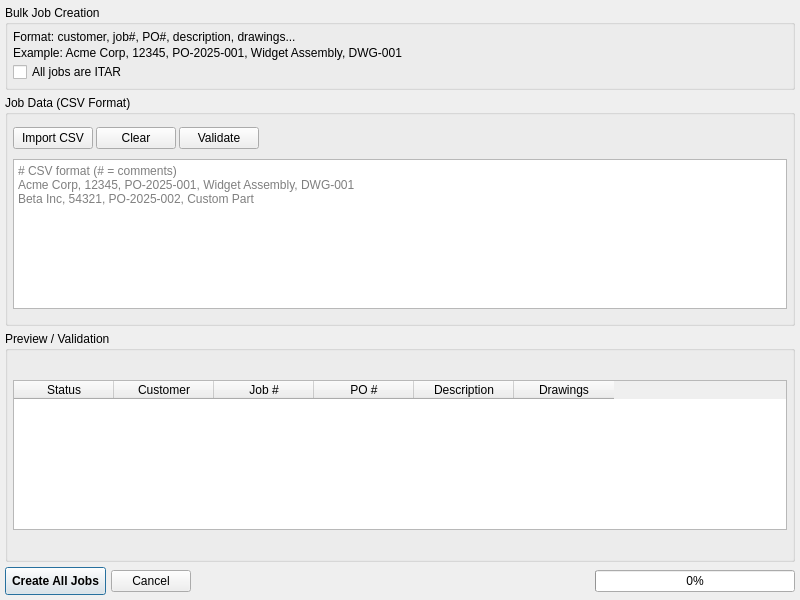
<?xml version="1.0" encoding="UTF-8"?>
<ui version="4.0">
 <class>BulkTab</class>
 <widget class="QWidget" name="BulkTab">
  <property name="geometry">
   <rect>
    <x>0</x>
    <y>0</y>
    <width>800</width>
    <height>600</height>
   </rect>
  </property>
  <property name="windowTitle">
   <string>Bulk Job Creation</string>
  </property>
  <layout class="QVBoxLayout" name="verticalLayout">
   <property name="spacing">
    <number>5</number>
   </property>
   <property name="leftMargin">
    <number>5</number>
   </property>
   <property name="topMargin">
    <number>5</number>
   </property>
   <property name="rightMargin">
    <number>5</number>
   </property>
   <property name="bottomMargin">
    <number>5</number>
   </property>
   <item>
    <widget class="QGroupBox" name="inst_group">
     <property name="title">
      <string>Bulk Job Creation</string>
     </property>
     <layout class="QVBoxLayout" name="inst_layout">
      <property name="spacing">
       <number>2</number>
      </property>
      <property name="leftMargin">
       <number>5</number>
      </property>
      <property name="topMargin">
       <number>5</number>
      </property>
      <property name="rightMargin">
       <number>5</number>
      </property>
      <property name="bottomMargin">
       <number>5</number>
      </property>
      <item>
       <widget class="QLabel" name="label">
        <property name="text">
         <string>Format: customer, job#, PO#, description, drawings...</string>
        </property>
       </widget>
      </item>
      <item>
       <widget class="QLabel" name="label_2">
        <property name="text">
         <string>Example: Acme Corp, 12345, PO-2025-001, Widget Assembly, DWG-001</string>
        </property>
       </widget>
      </item>
      <item>
       <widget class="QCheckBox" name="bulk_itar_check">
        <property name="text">
         <string>All jobs are ITAR</string>
        </property>
       </widget>
      </item>
     </layout>
    </widget>
   </item>
   <item>
    <widget class="QGroupBox" name="text_group">
     <property name="title">
      <string>Job Data (CSV Format)</string>
     </property>
     <layout class="QVBoxLayout" name="text_layout">
      <property name="spacing">
       <number>3</number>
      </property>
      <property name="leftMargin">
       <number>5</number>
      </property>
      <property name="topMargin">
       <number>5</number>
      </property>
      <property name="rightMargin">
       <number>5</number>
      </property>
      <property name="bottomMargin">
       <number>5</number>
      </property>
      <item>
       <layout class="QHBoxLayout" name="toolbar">
        <item>
         <widget class="QPushButton" name="import_btn">
          <property name="text">
           <string>Import CSV</string>
          </property>
         </widget>
        </item>
        <item>
         <widget class="QPushButton" name="clear_bulk_btn">
          <property name="text">
           <string>Clear</string>
          </property>
         </widget>
        </item>
        <item>
         <widget class="QPushButton" name="validate_btn">
          <property name="text">
           <string>Validate</string>
          </property>
         </widget>
        </item>
        <item>
         <spacer name="horizontalSpacer">
          <property name="orientation">
           <enum>Qt::Orientation::Horizontal</enum>
          </property>
          <property name="sizeHint" stdset="0">
           <size>
            <width>40</width>
            <height>20</height>
           </size>
          </property>
         </spacer>
        </item>
       </layout>
      </item>
      <item>
       <widget class="QPlainTextEdit" name="bulk_text">
        <property name="maximumSize">
         <size>
          <width>16777215</width>
          <height>150</height>
         </size>
        </property>
        <property name="placeholderText">
         <string># CSV format (# = comments)
Acme Corp, 12345, PO-2025-001, Widget Assembly, DWG-001
Beta Inc, 54321, PO-2025-002, Custom Part</string>
        </property>
       </widget>
      </item>
     </layout>
    </widget>
   </item>
   <item>
    <widget class="QGroupBox" name="preview_group">
     <property name="title">
      <string>Preview / Validation</string>
     </property>
     <layout class="QVBoxLayout" name="preview_layout">
      <property name="leftMargin">
       <number>5</number>
      </property>
      <property name="topMargin">
       <number>5</number>
      </property>
      <property name="rightMargin">
       <number>5</number>
      </property>
      <property name="bottomMargin">
       <number>5</number>
      </property>
      <item>
       <widget class="QTableWidget" name="bulk_table">
        <property name="maximumSize">
         <size>
          <width>16777215</width>
          <height>150</height>
         </size>
        </property>
        <column>
         <property name="text">
          <string>Status</string>
         </property>
        </column>
        <column>
         <property name="text">
          <string>Customer</string>
         </property>
        </column>
        <column>
         <property name="text">
          <string>Job #</string>
         </property>
        </column>
        <column>
         <property name="text">
          <string>PO #</string>
         </property>
        </column>
        <column>
         <property name="text">
          <string>Description</string>
         </property>
        </column>
        <column>
         <property name="text">
          <string>Drawings</string>
         </property>
        </column>
       </widget>
      </item>
     </layout>
    </widget>
   </item>
   <item>
    <layout class="QHBoxLayout" name="btn_layout">
     <item>
      <widget class="QPushButton" name="create_bulk_btn">
       <property name="styleSheet">
        <string notr="true">font-weight: bold; padding: 6px;</string>
       </property>
       <property name="text">
        <string>Create All Jobs</string>
       </property>
       <property name="default">
        <bool>true</bool>
       </property>
      </widget>
     </item>
     <item>
      <widget class="QPushButton" name="bulk_cancel_btn">
       <property name="text">
        <string>Cancel</string>
       </property>
       <property name="visible">
        <bool>false</bool>
       </property>
      </widget>
     </item>
     <item>
      <widget class="QLabel" name="bulk_status_label">
       <property name="text">
        <string/>
       </property>
      </widget>
     </item>
     <item>
      <spacer name="horizontalSpacer_2">
       <property name="orientation">
        <enum>Qt::Orientation::Horizontal</enum>
       </property>
       <property name="sizeHint" stdset="0">
        <size>
         <width>40</width>
         <height>20</height>
        </size>
       </property>
      </spacer>
     </item>
     <item>
      <widget class="QProgressBar" name="bulk_progress">
       <property name="maximumSize">
        <size>
         <width>200</width>
         <height>16777215</height>
        </size>
       </property>
       <property name="visible">
        <bool>false</bool>
       </property>
       <property name="value">
        <number>0</number>
       </property>
      </widget>
     </item>
    </layout>
   </item>
  </layout>
 </widget>
 <resources/>
 <connections/>
</ui>
